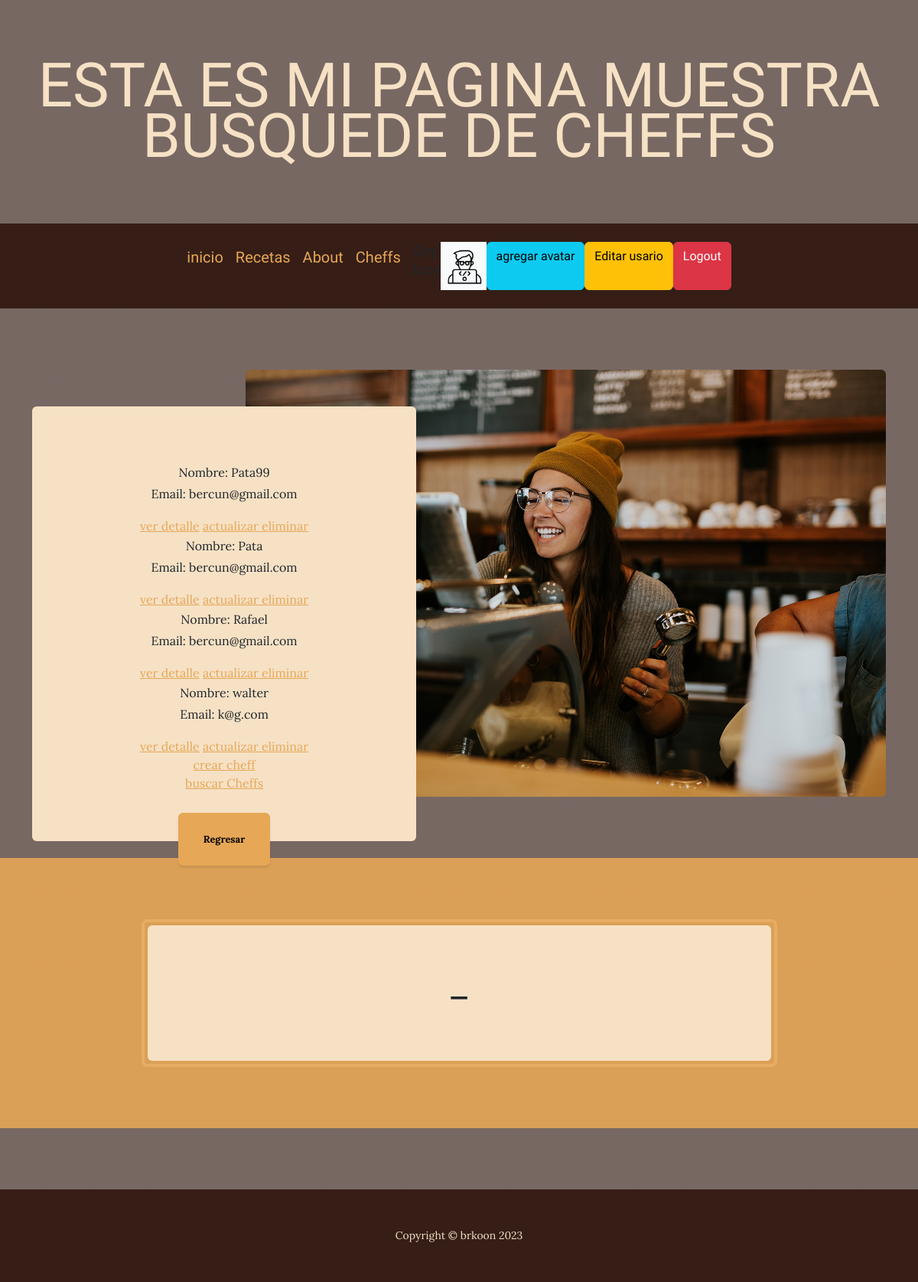
/AppRecetas/cheff/list/ (signed in), run on the app's committed database.
### AppRecetas/models.py (models this page shows, shortened)
class Avatar(models.Model):
    usuario = models.ForeignKey(User, on_delete=models.CASCADE)
    image = models.ImageField(upload_to= "avatares", null=True)

class Cheff(models.Model):
    nombreUsr = models.CharField(max_length=20)
    emailUsr = models.EmailField()
    telfonoUsr = models.IntegerField()
    ciudad = models.CharField(max_length=20)
    edad = models.IntegerField()
    tipoDeCocina = models.CharField(max_length=20)

### AppRecetas/views.py (the view)
# urls.py: path("cheff/list/", ListaCheff.as_view(), name="listaCheff"),
class ListaCheff(LoginRequiredMixin, ListView):
  model = Cheff

### AppRecetas/templates/AppRecetas/cheff_list.html (shortened to what this page needs)
{% extends "AppRecetas/base.html" %}
{% block  titulo %}
Esta es mi pagina muestra busquede de cheffs
{% endblock  %}
{% block  complement %}
{%  for cheff in object_list %}
<p> Nombre: {{cheff.nombreUsr}} <br> Email: {{cheff.emailUsr}}   </p>
<a href=" {% url 'detalleCheff' cheff.id %}"> ver detalle</a>
<a href=" {% url 'updateCheff' cheff.id %}"> actualizar </a>
<a href=" {% url 'borrarCheff' cheff.id %}"> eliminar </a>
{% endfor %}
<br>
<a href=" {% url 'crearCheff' %}"> crear cheff</a>
<br>
<a href="{% url 'seekUsr' %}">buscar Cheffs</a>
{% endblock  %}

### AppRecetas/templates/AppRecetas/base.html (shortened to what this page needs)
<!DOCTYPE html>
<html lang="en">
    <head>
        {% load static  %}
        <link href="{% static 'AppRecetas/css/styles.css'%}" rel="stylesheet" />
    </head>
    <body>
        <header>
            <h1 class="site-heading text-center text-faded d-none d-lg-block">
                <span class="site-heading-lower">
                    {% block  titulo %}
                     {% endblock %}
                </span>
            </h1>
        </header>
        <nav class="navbar navbar-expand-lg navbar-dark py-lg-4" id="mainNav">
            <div class="container">
                <div class="collapse navbar-collapse" id="navbarSupportedContent">
                    <ul class="navbar-nav mx-auto">
                        <a class="navbar-brand" href="{% url 'Inicio' %}">inicio</a>
                <a class="navbar-brand" href="{% url 'RecetasMain' %}">Recetas</a>
                <a class="navbar-brand" href="{% url 'About' %}">About</a>
                {% if request.user.is_authenticated  %}
                <a class="navbar-brand" href="{% url 'listaCheff' %}">Cheffs</a>
                <br>
                <br>
                {% endif %}
                {% if request.user.is_authenticated  %}
                <p> <h5>
                    Soy <br> {{user.username}}
                </h5>  </p>
                {% with user.avatar_set.first as  miPrimerAvatar %}
                {% if miPrimerAvatar  %}
                <img src="{{miPrimerAvatar.image.url}}" alt=" NO EXITE AVATAR", style="max-width: 60px;">
                {% endif %}
                {% endwith %}
                <a class="btn btn-info" href="{% url 'AddAvatar' %}">agregar avatar</a>
                <a class="btn btn-warning" href="{% url 'EditUsr' %}">Editar usario</a>
                <a class="btn btn-danger" href="{% url 'Logout' %}">Logout</a>
                {% else %}
                <a class="btn btn-success" href="{% url 'Login' %}">Login</a>
                <a class="btn btn-primary" href="{% url 'Register' %}">Registrarse</a>
                {% endif %}
                    </ul>
                </div>
            </div>
        </nav>
        <section class="page-section clearfix">
            <div class="container">
                <div class="intro">
                    <img class="intro-img img-fluid mb-3 mb-lg-0 rounded" src="{% static 'AppRecetas/assets/img/intro.jpg' %}" alt="..." />
                    <div class="intro-text left-0 text-center bg-faded p-5 rounded">
                        <p class="mb-3">
                            {% block  complement %}
                            {% endblock %}
                        </p>
                        <div class="intro-button mx-auto"><a class="btn btn-primary btn-xl" href="{% url 'Inicio' %}">Regresar</a></div>
                    </div>
                </div>
            </div>
        </section>
        <section class="page-section cta">
            <div class="container">
                <div class="row">
                    <div class="col-xl-9 mx-auto">
                        <div class="cta-inner bg-faded text-center rounded">
                            <h2 class="section-heading mb-4">
                                <span class="section-heading-lower">_</span>
                            </h2>
                        </div>
                    </div>
                </div>
            </div>
        </section>
        <footer class="footer text-faded text-center py-5">
            <div class="container"><p class="m-0 small">Copyright &copy; brkoon  2023</p></div>
        </footer>
    </body>
</html>

### data on the page
Avatar: image (picture)
Cheff: nombreUsr "Pata99", emailUsr "bercun@gmail.com"
Cheff: nombreUsr "Pata", emailUsr "bercun@gmail.com"
Cheff: nombreUsr "Rafael", emailUsr "bercun@gmail.com"
Cheff: nombreUsr "walter", emailUsr "k@g.com"
